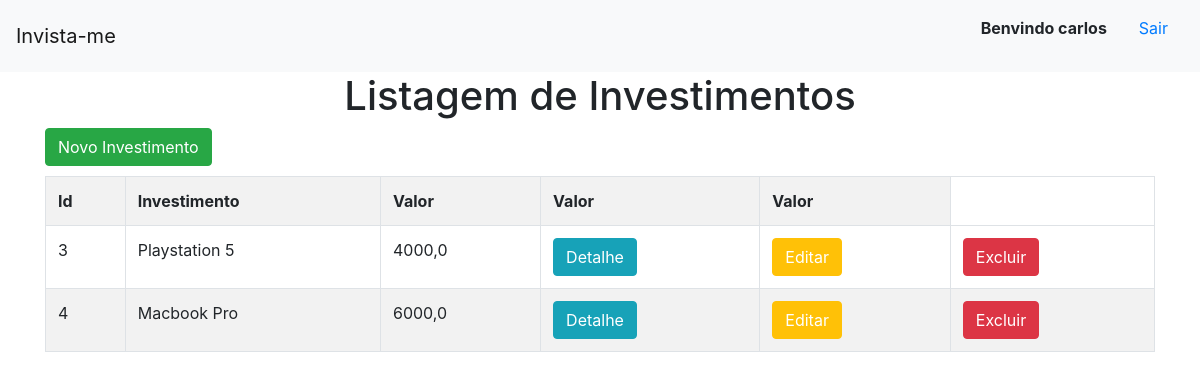
The app's page / (signed in) with its own data.
### invista_me/models.py (models this page shows)
class Investimento(models.Model):
    investimento = models.TextField(max_length=255)
    valor = models.FloatField()
    pago = models.BooleanField()
    data = models.DateField(default=datetime.now)

### invista_me/views.py (the view)
# urls.py: path("",views.investimentos,name='investimentos'),
def investimentos(request):
    dados = {
        'dados': Investimento.objects.all()
    }
    return render(request,'investimentos/investimentos.html',context=dados)

### invista_me/templates/investimentos/investimentos.html
{% extends 'investimentos/base.html' %}
{% block conteudo %}
<h1 style="text-align: center;">Listagem de Investimentos</h1>
<div class ='container'>
    <button class ='btn btn-success' style="margin-bottom: 10px ;"><a style="color:white" href="{% url 'novo_investimento' %}">Novo Investimento</a></button>
    <table class="table table-striped table-bordered">
        <tr>
            <th>Id</th>
            <th>Investimento</th>
            <th>Valor</th>
            <th>Valor</th>
            <th>Valor</th>
        </tr>
        {% for dado in dados %}
        <tr>
            <td>{{dado.id}}</td>
            <td>{{dado.investimento}}</td>
            <td>{{dado.valor}}</td>
            <td><button class = 'btn btn-info'><a style="color:white" href="{% url 'detalhe' dado.id %}">Detalhe</a></button></td>
            <td><button class = 'btn btn-warning'><a style="color:white"  href="{% url 'editar' dado.id %}">Editar</a></button></td>
            <td><button class = 'btn btn-danger'><a style="color:white"  href="{% url 'excluir' dado.id %}">Excluir</a></button></td>
        </tr>
        {% endfor %}
    </table>
</div>
{% endblock %}

### invista_me/templates/investimentos/base.html (shortened to what this page needs)
<!doctype html>
<html lang="en">
  <head>
    <link rel="stylesheet" href="https://cdn.jsdelivr.net/npm/bootstrap@4.6.2/dist/css/bootstrap.min.css">
  </head>
  <body>
    <nav class="navbar navbar-light bg-light">
        <a class="navbar-brand" href="{% url 'investimentos' %}">Invista-me</a>
        <ul style="list-style: none;">
          {% if user.is_authenticated %}
          <li style="float:left">
            <strong class="nav-item nav-link">Benvindo {{user.get_username}}</strong>
          </li>
          <li style="float:left">
            <a class="nav-item nav-link" href="{% url 'logout' %}">Sair</a>
          </li>
          {% endif %}
        </ul>
    </nav>
    {% block conteudo %}
    {% endblock %}
  </body>
</html>

### records on screen
Investimento: id "3", investimento "Playstation 5", valor "4000,0"
Investimento: id "4", investimento "Macbook Pro", valor "6000,0"

### other values on screen
{{ user.get_username }} "carlos"
